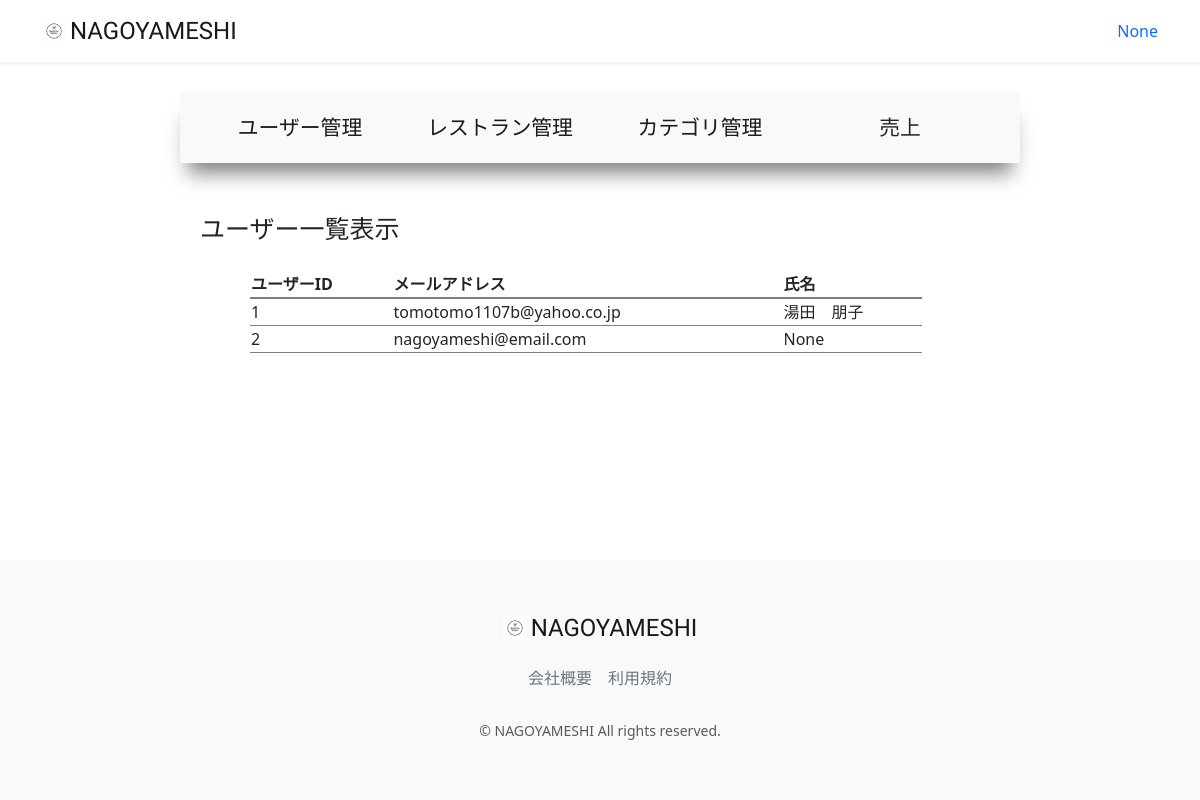
The app's page /accounts/management/user-list (signed in), older data.
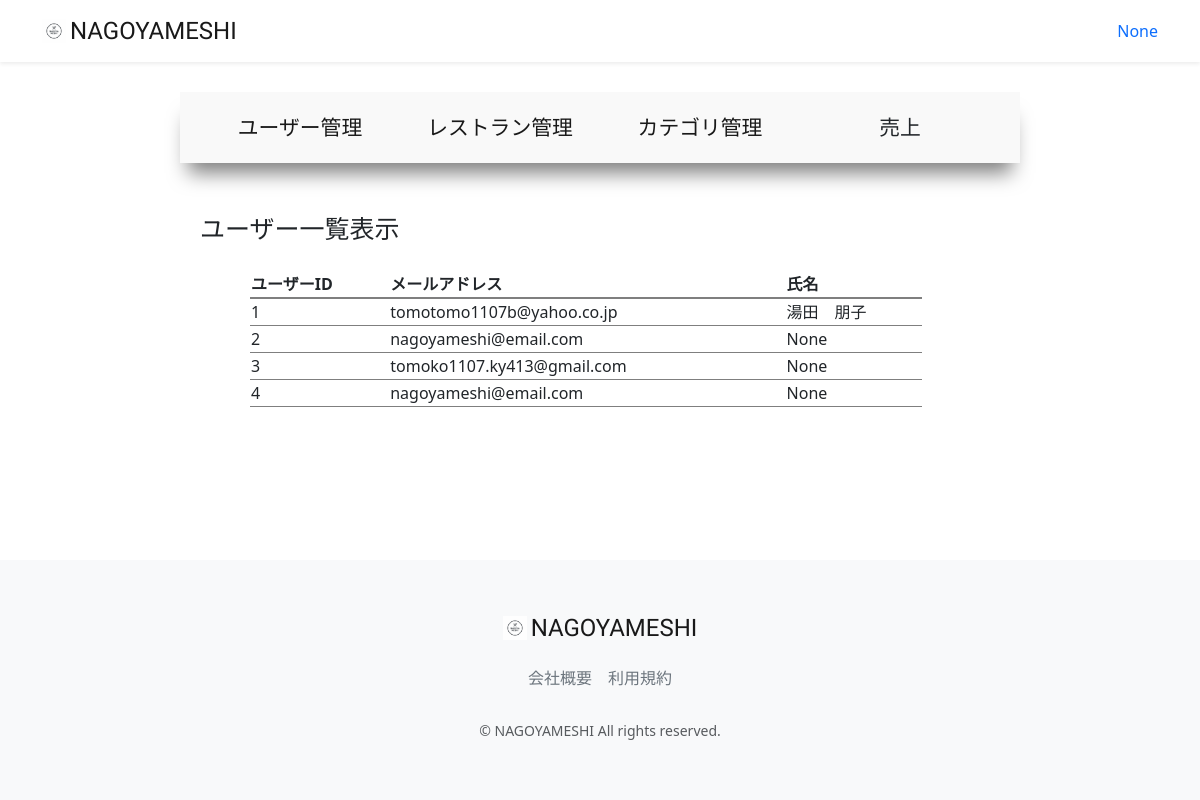
The same page, newer data.
### accounts/models.py (models this page shows, shortened)
class CustomUser(AbstractUser):
    user_name = models.CharField(max_length=128, null=True, blank=True,verbose_name='ユーザー名前')
    hurigana = models.CharField(max_length=128, null=True, blank=True,verbose_name='フリガナ')
    zip_code = models.CharField(max_length=16, null=True, blank=True,verbose_name='郵便番号')
    address = models.CharField(max_length=255, null=True, blank=True,verbose_name='住所')
    phone_number = models.CharField(max_length=20, null=True, blank=True,verbose_name='電話番号')
    birthday = models.CharField(max_length=20, null=True, blank=True,verbose_name='誕生日')
    job = models.CharField(max_length=255, null=True, blank=True,verbose_name='職業')
    is_subscribed = models.BooleanField(default=False, verbose_name='有料会員')
    card_name = models.CharField(max_length=128, null=True, blank=True,verbose_name='カード名義')
    card_number = models.CharField(max_length=128, null=True, blank=True,verbose_name='カード番号')
    class Meta:
        verbose_name_plural = 'CustomUser'

### accounts/views.py (the view)
# urls.py: path("management/user-list",views.ManagementUserListView.as_view(), name="user_list"),
class ManagementUserListView(onlyMnagementUserMixin, generic.ListView):
    template_name = "management/user_list.html"
    model = models.CustomUser

### accounts/mixins.py (called while the page is built)
    def test_func(self):
        user = self.request.user
        return user.is_staff

### accounts/templates/management/user_list.html (shortened to what this page needs)
{% extends "management/manage_base.html" %}
{% load static %}
{% block sub_content %}
  <h1>ユーザー一覧表示</h1>
  <table>
    <thead>
      <th>ユーザーID</th>
      <th>メールアドレス</th>
      <th>氏名</th>
    </thead>
    <tbody>
      {% for user in object_list %}
        <tr onclick="location.href='{% url 'user_list_update' pk=user.pk %}'">
            <td >{{ user.pk }}</td>
            <td>{{ user.email }}</td>
            <td>{{ user.user_name }}</td>
        </tr>
      {% endfor %}
    </tbody>
  </table>
{% endblock %}

### accounts/templates/management/manage_base.html (shortened to what this page needs)
{% extends "layout/base.html" %}
{% load static %}
{% block content %}
  <main class="manage_main">
    <div>
      <a href="{% url 'user_list' %}">ユーザー管理</a>
      <a href="{% url 'restaurant_list' %}">レストラン管理</a>
      <a href="{% url 'category_list' %}">カテゴリ管理</a>
      <a>売上</a>
    </div>
  {% block sub_content %}
  {% endblock %}
  </main>
{% endblock %}

### restaurant/templates/layout/base.html (shortened to what this page needs)
{% load static %}
<!DOCTYPE html>
<html lang="ja">
  <head>
      <link href="https://cdn.jsdelivr.net/npm/bootstrap@5.3.3/dist/css/bootstrap.min.css" rel="stylesheet">
      <link href="{% static 'css/nagoyameshi.css' %}" rel="stylesheet">
  </head>
  <body>
    <div id="app" class="wrapper">
      <nav class="navbar navbar-expand-md navbar-light bg-white shadow-sm">
        <div class="container nagoyameshi-container">
          <a class="navbar-brand app-name" href="{% url 'top_page' %}">
            <div class="d-flex align-items-center">
              <img class="nagoyameshi-logo me-1" src="{% static 'images/logo/logo.png' %}" alt="nagoyameshi">NAGOYAMESHI</div>
          </a>
          <div class="collapse navbar-collapse" id="navbarSupportedContent">
            <ul class="navbar-nav ms-auto">
              {% if user.is_subscribed %}
                <li class="nav-item dropdown">
                  <a id="navbarDropdown" class="nav-linkdropdown-toggle" href="#" role="button" data-bs-toggle="dropdown" aria-haspopup="true" aria-expanded="false" v-pre>{{ user.user_name }}</a>
                  <div class="dropdown-menu dropdown-menu-end" aria-labelledby="navbarDropdown">
                    <a class="dropdown-item" href="{% url 'user_detail' user.id %}">会員情報</a>
                    <a class="dropdown-item" href="{% url 'reservation_list' %}">予約一覧</a>
                    <a class="dropdown-item" href="{% url 'favorite_list' %}">お気に入り一覧</a>
                    <a class="dropdown-item" href="{% url 'subscribe_payment' %}">お支払い方法</a>
                    <a class="dropdown-item" href="{% url 'subscribe_cancel' %}">有料プラン解約</a>
                      {% if user.is_staff %}
                        <a class ="dropdown-item"  href="{% url 'user_list' %}">サイト管理</a>
                      {% endif %}
                    <div class="dropdown-divider"></div>
                    <a class="dropdown-item" href="{% url 'account_logout' %}">ログアウト</a>
                  </div>
                </li>
              {% else %}
                {% if user.is_authenticated %}
                  <li class="nav-item dropdown">
                    <a id="navbarDropdown" class="nav-linkdropdown-toggle" href="#" role="button" data-bs-toggle="dropdown" aria-haspopup="true" aria-expanded="false" v-pre>{{ user.user_name }}</a>
                 </li>
                {% endif %}
              {% endif %}
            </ul>
          </div>
        </div>
      </nav>
    {% block content %}
    {% endblock %}
      <footer class="bg-light">
        <div class="d-flex justify-content-center footer-logo">
            <a class="navbar-brand app-name" href="{% url 'top_page' %}">
              <div class="d-flex align-items-center"><img class="nagoyameshi-logo me-1" src="{% static 'images/logo/logo.png' %}" alt="nagoyameshi">NAGOYAMESHI</div>
            </a>
        </div>
        <div class="d-flex justify-content-center footer-link">
          <a href="{% url 'company_page' %}" class="link-secondary me-3">会社概要</a>
          <a href="{% url 'terms_page' %}" class="link-secondary">利用規約</a>
        </div>
        <p class="text-center text-muted small mb-0">&copy; NAGOYAMESHI All rights reserved.</p>
      </footer>
      </div>
  </body>
</html>

### static/css/nagoyameshi.css (style rules this page uses)
.wrapper { min-height: 100vh; position: relative; padding-bottom: 240px; box-sizing: border-box; }
.nagoyameshi-logo { height: 24px; }
.app-name { font-family: 'Carter One', cursive; font-size: 24px; color: #191919; }
footer { width: 100%; height: 240px; position: absolute; bottom: 0; padding: 50px 15px; }
.footer-logo { margin-bottom: 20px; }
.footer-link { margin-bottom: 30px; }
h1 { font-size: 1.5rem; }
a { text-decoration: none !important; }
.manage_main { width: 70%; margin:30px auto; }
.manage_main div { padding: 20px 20px; display: flex; justify-content: space-between; box-shadow: 0px 18px 20px -8px rgba(0, 0, 0, 0.5); background-color: rgb(249, 249, 249); }
.manage_main a { display: inline-block; width: 100%; text-align: center; font-size: 1.3rem; color: #191919; }
.manage_main h1 { padding-top: 50px; padding-bottom: 20px; padding-left: 20px; font-size: 25px; }
table { width: 80%; margin: auto 70px; }
table thead { border-bottom: 2px solid rgba(0, 0, 0, 0.5); }
table tbody, td { border-bottom: 1px solid rgba(0, 0, 0, 0.5); }

Row changes from the older to the newer data that the page shows:
added CustomUser: pk "3", email "tomoko1107.ky413@gmail.com", user_name "None"
added CustomUser: pk "4", email "nagoyameshi@email.com", user_name "None"
